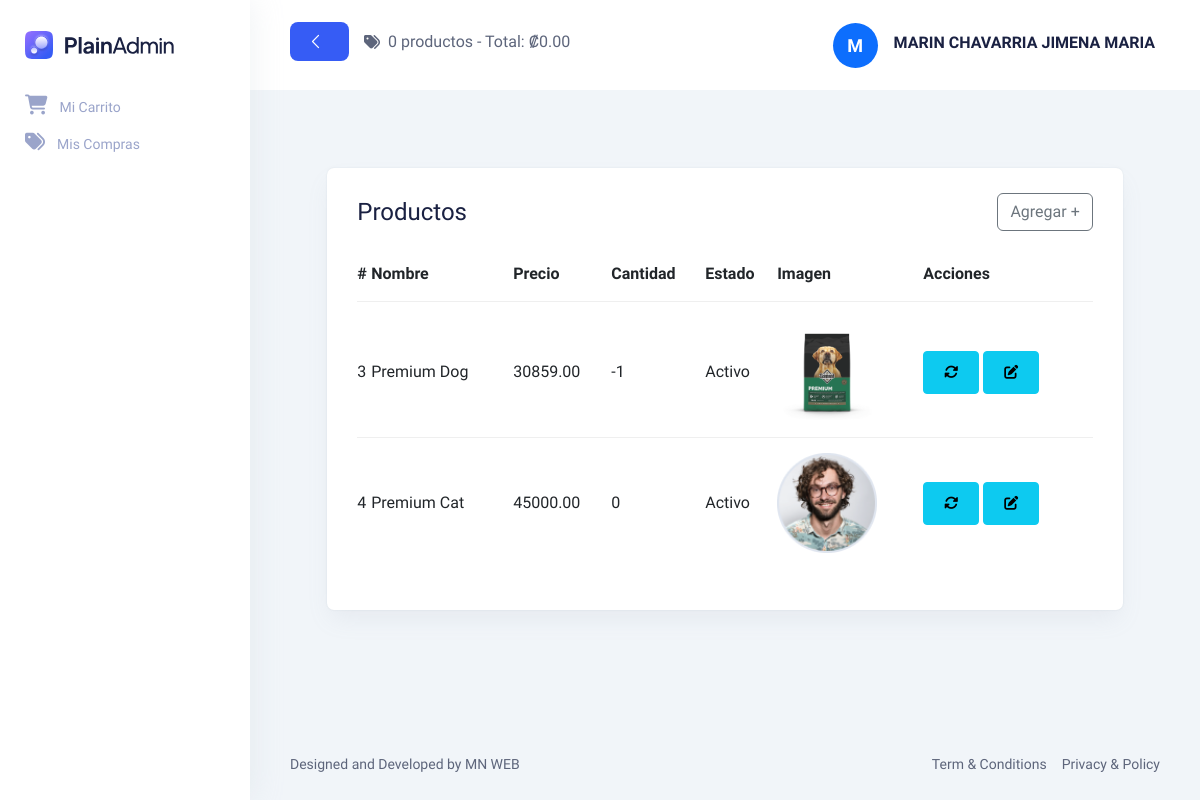
Page /Views/vProducto/consultarProductos.php (signed in) on the earlier database version.
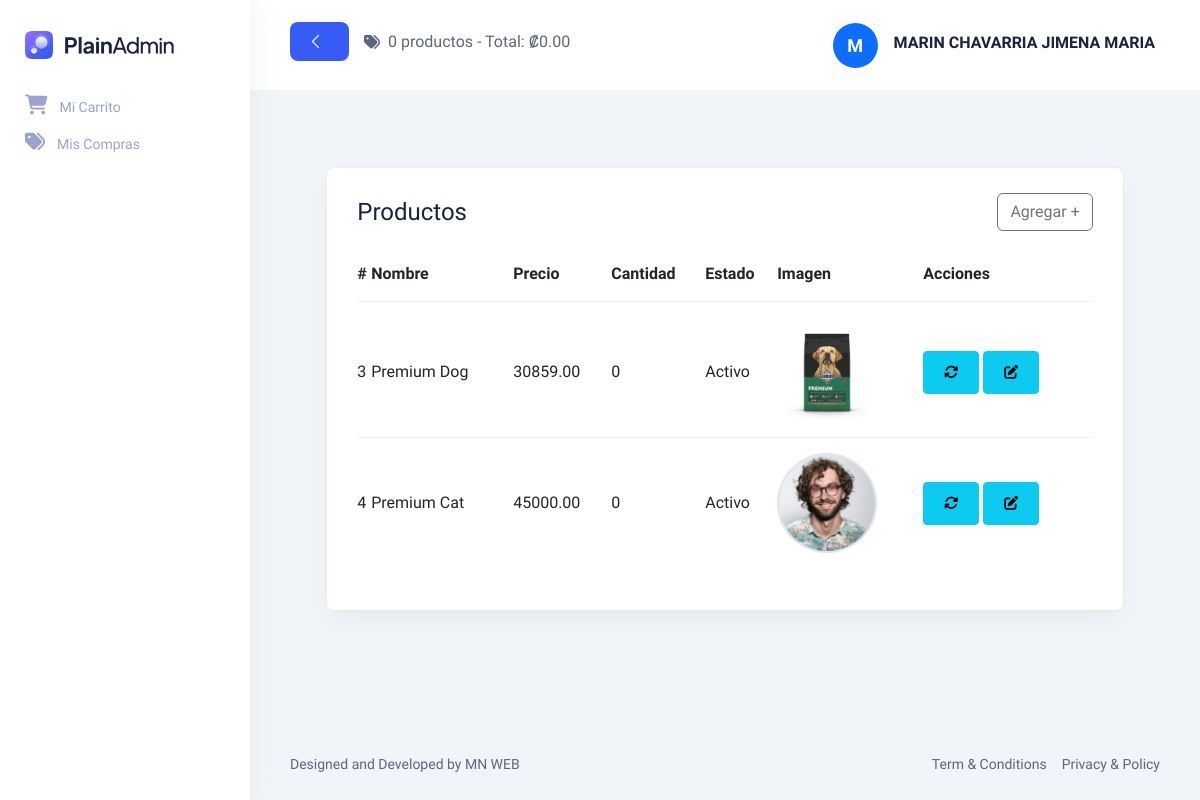
Same page on the later database version.
### tables this page shows
CREATE TABLE `tproducto` (
  `Consecutivo` int(11) NOT NULL AUTO_INCREMENT,
  `Nombre` varchar(100) NOT NULL,
  `Precio` decimal(10,2) NOT NULL,
  `Descripcion` varchar(1000) NOT NULL,
  `Cantidad` int(11) NOT NULL,
  `Imagen` varchar(100) NOT NULL,
  `Estado` bit(1) NOT NULL,
  PRIMARY KEY (`Consecutivo`),
  UNIQUE KEY `UK_Nombre` (`Nombre`)
);

### Models/ProductoModel.php (called while the page is built, shortened)
<?php
function ConsultarProductosModel()
{
    try
    {
        $context = OpenDatabase();
        $sp = "CALL sp_ConsultarProductos()";
        $result = $context -> query($sp);
        $datos = [];
        while($fila = $result -> fetch_assoc())
        {
            $datos[] = $fila;
        }
        return $datos;
    }
    catch (Exception $e)
    {
        return null;
    }
}

### Controllers/ProductoController.php (called while the page is built, shortened)
<?php
include_once $_SERVER["DOCUMENT_ROOT"] . "/MN_ECC/Models/ProductoModel.php";
function ConsultarProductos()
{
    return ConsultarProductosModel();
}

### Views/vProducto/consultarProductos.php (the view, shortened to what this page needs)
<?php
include_once $_SERVER["DOCUMENT_ROOT"] . "/MN_ECC/Views/layout.php";
include_once $_SERVER["DOCUMENT_ROOT"] . "/MN_ECC/Controllers/ProductoController.php";
$datosProductos = ConsultarProductos();
?>
<!DOCTYPE html>
<html lang="en">
<body>
  <main class="main-wrapper">
    <section class="section">
            <div class="container-fluid">
                <div class="title-wrapper pt-30">
                    <div class="row align-items-center">
                        <div class="col-md-11 mx-auto">
                            <div class="card-style mt-5">
                                <div class="d-flex align-items-center justify-content-between">
                                  <h3 class="mb-15">Productos</h3>
                                  <a href="registrarProducto.php" class="btn btn-outline-secondary mb-3"> Agregar + </a>
                                </div>
                                    <div class="row">
                                        <table id="tProductos" class="table table-responsive">
                                          <thead>
                                            <tr>
                                              <th>#</th>
                                              <th>Nombre</th>
                                              <th>Precio</th>
                                              <th>Cantidad</th>
                                              <th>Estado</th>
                                              <th>Imagen</th>
                                              <th>Acciones</th>
                                            </tr>
                                          </thead>
                                          <tbody>
                                            <?php
                                            foreach ($datosProductos as $producto) {
                                                echo
                                                '<tr>
                                                  <td>' . $producto["Consecutivo"] . '</td>
                                                  <td>' . $producto["Nombre"] . '</td>
                                                  <td>' . $producto["Precio"] . '</td>
                                                  <td>' . $producto["Cantidad"] . '</td>
                                                  <td>' . $producto["EstadoDescripcion"] . '</td>
                                                  <td><img src="' . $producto["Imagen"] . '" alt="Imagen del producto" width="100"></td>
                                                  <td>
                                                    <div class="d-flex gap-1">
                                                      <form action="" method="POST">
                                                        <input type="hidden" name="Consecutivo" value="' . $producto["Consecutivo"] . '">
                                                        <button id="btnCambiarEstado" name="btnCambiarEstado" type="submit" class="btn btn-sm btn-info" title="Cambiar Estado">
                                                          <i class="fa-solid fa-rotate"></i>
                                                        </button>
                                                      </form>
                                                      <a href="actualizarProducto.php?id=' . $producto["Consecutivo"] . '" class="btn btn-sm btn-info" title="Actualizar Producto">
                                                        <i class="fa-solid fa-edit"></i>
                                                      </a>
                                                    </div>
                                                  </td>
                                                </tr>';
                                            }
                                            ?>
                                          </body>
</body>
</html>

Differences in the rows shown:
changed tproducto "Premium Dog": Cantidad "-1" → "0"
